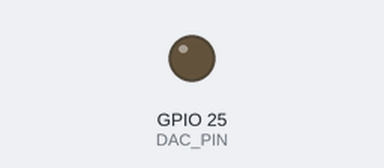
This sketch was run on a simulated ESP32. Shown: output pins drawn as LEDs (lit = HIGH). What the sketch prints to the serial monitor is not drawn.

Above: at 0.05 s.
Timing chart, 0 to 3.0 s (numbered marks = the images above):
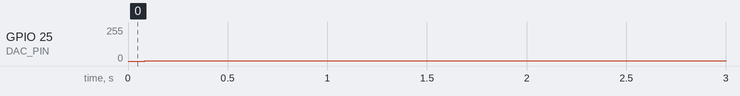

The sketch:

simp_singen.ino
```cpp
#include <Arduino.h>
#include <math.h>

#define DAC_PIN 25         // GPIO25 (DAC1)
#define LUT_SIZE 64        // Số điểm trong 1 chu kỳ sóng sin
#define FREQ_HZ 100        // Tần số mong muốn (Hz)

byte sineLUT[LUT_SIZE];    // Bảng tra sóng sin

void generateSineLUT() {
  for (int i = 0; i < LUT_SIZE; i++) {
    float angle = 2.0 * PI * i / LUT_SIZE;
    float sine_val = (sin(angle) + 1.0) / 2.0;  // Biến đổi sin(x) từ [-1,1] -> [0,1]
    sineLUT[i] = round(sine_val * 255.0);       // Đưa về giá trị DAC (0-255)
  }
}

void setup() {
  Serial.begin(115200);
  generateSineLUT();
  Serial.println("Sine wave generator started...");
}

void loop() {
  static int index = 0;

  dacWrite(DAC_PIN, sineLUT[index]);      // Ghi giá trị ra DAC
  index = (index + 1) % LUT_SIZE;

  // Tính toán delay giữa các mẫu: delay = 1 / (freq * LUT_SIZE)
  // Ví dụ: 100Hz * 64 mẫu = 6400 mẫu/giây -> mỗi mẫu cách nhau ~156us
  delayMicroseconds(1000000 / (FREQ_HZ * LUT_SIZE));
}
```

Measured:
- by itself, GPIO 25 (DAC_PIN): 0/255 → 1/255 at 0.08 s
